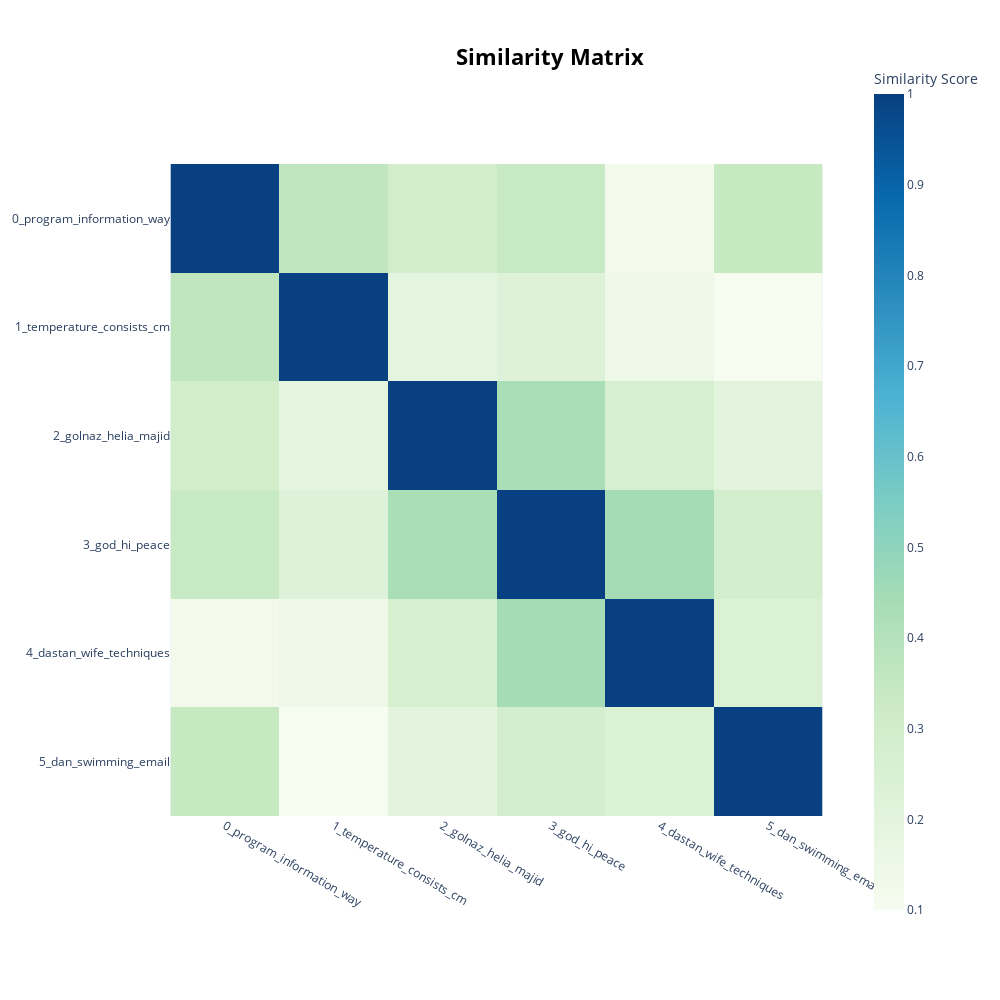

The cell this chart's notebook holds for it:
### Code cell
topic_model.visualize_heatmap(n_clusters=5, width=1000, height=1000)

### Figure 1 — Plotly figure (JSON) as saved in the notebook; plotly's stock layout.template omitted (floating-point values rounded to 4 significant figures)
{"data": [{"coloraxis": "coloraxis", "hovertemplate": "x: %{x}<br>y: %{y}<br>Similarity Score: %{z}<extra></extra>", "name": "0", "type": "heatmap", "x": ["0_program_information_way", "1_temperature_consists_cm", "2_golnaz_helia_majid", "3_god_hi_peace", "4_dastan_wife_techniques", "5_dan_swimming_email"], "xaxis": "x", "y": ["0_program_information_way", "1_temperature_consists_cm", "2_golnaz_helia_majid", "3_god_hi_peace", "4_dastan_wife_techniques", "5_dan_swimming_email"], "yaxis": "y", "z": [[1, 0.364, 0.2974, 0.3415, 0.1211, 0.3438], [0.364, 1, 0.1933, 0.2291, 0.1442, 0.09998], [0.2974, 0.1933, 1.0, 0.4308, 0.2723, 0.1956], [0.3415, 0.2291, 0.4308, 1.0, 0.4439, 0.289], [0.1211, 0.1442, 0.2723, 0.4439, 1.0, 0.2459], [0.3438, 0.09998, 0.1956, 0.289, 0.2459, 1.0]]}], "layout": {"coloraxis": {"colorbar": {"title": {"text": "Similarity Score"}}, "colorscale": [[0, "rgb(247,252,240)"], [0.125, "rgb(224,243,219)"], [0.25, "rgb(204,235,197)"], [0.375, "rgb(168,221,181)"], [0.5, "rgb(123,204,196)"], [0.625, "rgb(78,179,211)"], [0.75, "rgb(43,140,190)"], [0.875, "rgb(8,104,172)"], [1, "rgb(8,64,129)"]]}, "height": 1000, "hoverlabel": {"bgcolor": "white", "font": {"family": "Rockwell", "size": 16}}, "legend": {"title": {"text": "Trend"}}, "margin": {"t": 60}, "showlegend": true, "title": {"font": {"color": "Black", "size": 22}, "text": "<b>Similarity Matrix</b>", "x": 0.55, "xanchor": "center", "y": 0.95, "yanchor": "top"}, "width": 1000, "xaxis": {"anchor": "y", "autorange": true, "constrain": "domain", "domain": [0, 1], "range": [-0.5, 5.5], "scaleanchor": "y", "type": "category"}, "yaxis": {"anchor": "x", "autorange": true, "constrain": "domain", "domain": [0.1209, 0.8791], "range": [5.5, -0.5], "type": "category"}}}
